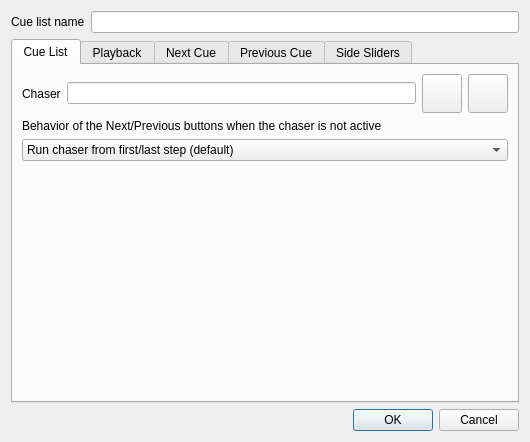
<?xml version="1.0" encoding="UTF-8"?>
<ui version="4.0">
 <class>VCCueListProperties</class>
 <widget class="QDialog" name="VCCueListProperties">
  <property name="geometry">
   <rect>
    <x>0</x>
    <y>0</y>
    <width>530</width>
    <height>442</height>
   </rect>
  </property>
  <property name="windowTitle">
   <string>Cue list properties</string>
  </property>
  <layout class="QGridLayout" name="gridLayout_2">
   <item row="0" column="0">
    <widget class="QLabel" name="m_nameLabel">
     <property name="text">
      <string>Cue list name</string>
     </property>
    </widget>
   </item>
   <item row="2" column="0" colspan="2">
    <widget class="QDialogButtonBox" name="m_buttonBox">
     <property name="orientation">
      <enum>Qt::Horizontal</enum>
     </property>
     <property name="standardButtons">
      <set>QDialogButtonBox::Cancel|QDialogButtonBox::Ok</set>
     </property>
    </widget>
   </item>
   <item row="0" column="1">
    <widget class="QLineEdit" name="m_nameEdit">
     <property name="toolTip">
      <string>The name of the cue list widget</string>
     </property>
    </widget>
   </item>
   <item row="1" column="0" colspan="2">
    <widget class="QTabWidget" name="m_tab">
     <property name="toolTip">
      <string/>
     </property>
     <property name="currentIndex">
      <number>0</number>
     </property>
     <widget class="QWidget" name="CueList">
      <attribute name="title">
       <string>Cue List</string>
      </attribute>
      <layout class="QGridLayout" name="gridLayout">
       <item row="0" column="0">
        <widget class="QLabel" name="m_chaserLabel">
         <property name="text">
          <string>Chaser</string>
         </property>
        </widget>
       </item>
       <item row="0" column="1">
        <widget class="QLineEdit" name="m_chaserEdit">
         <property name="toolTip">
          <string>The chaser function to use as cue list</string>
         </property>
         <property name="readOnly">
          <bool>true</bool>
         </property>
        </widget>
       </item>
       <item row="0" column="2">
        <widget class="QToolButton" name="m_chaserAttachButton">
         <property name="toolTip">
          <string>Choose the chaser function to use as the steps for the cue list</string>
         </property>
         <property name="icon">
          <iconset resource="../qlcui.qrc">
           <normaloff>:/attach.png</normaloff>:/attach.png</iconset>
         </property>
         <property name="iconSize">
          <size>
           <width>32</width>
           <height>32</height>
          </size>
         </property>
        </widget>
       </item>
       <item row="0" column="3">
        <widget class="QToolButton" name="m_chaserDetachButton">
         <property name="toolTip">
          <string>Detach current chaser from the cue list</string>
         </property>
         <property name="icon">
          <iconset resource="../qlcui.qrc">
           <normaloff>:/detach.png</normaloff>:/detach.png</iconset>
         </property>
         <property name="iconSize">
          <size>
           <width>32</width>
           <height>32</height>
          </size>
         </property>
        </widget>
       </item>
       <item row="1" column="0" colspan="4">
        <widget class="QLabel" name="label_11">
         <property name="text">
          <string>Behavior of the Next/Previous buttons when the chaser is not active</string>
         </property>
        </widget>
       </item>
       <item row="2" column="0" colspan="4">
        <widget class="QComboBox" name="m_nextPrevBehaviorCombo">
         <property name="toolTip">
          <string>Behavior of the Next/Previous buttons when the chaser is not active</string>
         </property>
         <property name="currentIndex">
          <number>0</number>
         </property>
         <item>
          <property name="text">
           <string>Run chaser from first/last step (default)</string>
          </property>
         </item>
         <item>
          <property name="text">
           <string>Run chaser from next/previous step</string>
          </property>
         </item>
         <item>
          <property name="text">
           <string>Select next/previous step</string>
          </property>
         </item>
         <item>
          <property name="text">
           <string>Do nothing</string>
          </property>
         </item>
        </widget>
       </item>
       <item row="3" column="0" colspan="4">
        <spacer name="verticalSpacer">
         <property name="orientation">
          <enum>Qt::Vertical</enum>
         </property>
         <property name="sizeHint" stdset="0">
          <size>
           <width>428</width>
           <height>169</height>
          </size>
         </property>
        </spacer>
       </item>
      </layout>
     </widget>
     <widget class="QWidget" name="tab">
      <attribute name="title">
       <string>Playback</string>
      </attribute>
      <layout class="QVBoxLayout" name="verticalLayout_3">
       <item>
        <layout class="QHBoxLayout" name="horizontalLayout">
         <item>
          <widget class="QGroupBox" name="groupBox_6">
           <property name="sizePolicy">
            <sizepolicy hsizetype="MinimumExpanding" vsizetype="Preferred">
             <horstretch>0</horstretch>
             <verstretch>0</verstretch>
            </sizepolicy>
           </property>
           <property name="title">
            <string>External Input</string>
           </property>
           <layout class="QGridLayout" name="gridLayout_5">
            <item row="0" column="0">
             <widget class="QLabel" name="label_5">
              <property name="text">
               <string>Input universe</string>
              </property>
             </widget>
            </item>
            <item row="0" column="1" colspan="2">
             <widget class="QLineEdit" name="m_playbackInputUniverseEdit">
              <property name="toolTip">
               <string>Input universe for stopping the cue list</string>
              </property>
             </widget>
            </item>
            <item row="1" column="0">
             <widget class="QLabel" name="label_6">
              <property name="text">
               <string>Input channel</string>
              </property>
             </widget>
            </item>
            <item row="1" column="1" colspan="2">
             <widget class="QLineEdit" name="m_playbackInputChannelEdit">
              <property name="toolTip">
               <string>Input channel for stopping the cue list</string>
              </property>
             </widget>
            </item>
            <item row="2" column="1">
             <widget class="QPushButton" name="m_playbackAutoDetectInputButton">
              <property name="toolTip">
               <string>When toggled, you can click an external button to assign it as the control that stops the cue list</string>
              </property>
              <property name="text">
               <string>Auto Detect</string>
              </property>
              <property name="checkable">
               <bool>true</bool>
              </property>
             </widget>
            </item>
            <item row="2" column="2">
             <widget class="QPushButton" name="m_playbackChooseInputButton">
              <property name="toolTip">
               <string>Choose an input universe/channel for stopping the cue list</string>
              </property>
              <property name="text">
               <string>Choose...</string>
              </property>
             </widget>
            </item>
           </layout>
          </widget>
         </item>
         <item>
          <widget class="QGroupBox" name="groupBox_5">
           <property name="title">
            <string>Key Combination</string>
           </property>
           <layout class="QGridLayout" name="gridLayout_10">
            <property name="leftMargin">
             <number>0</number>
            </property>
            <property name="rightMargin">
             <number>0</number>
            </property>
            <item row="1" column="2">
             <widget class="QToolButton" name="m_playbackDetachButton">
              <property name="toolTip">
               <string>Clear the key binding</string>
              </property>
              <property name="icon">
               <iconset resource="../qlcui.qrc">
                <normaloff>:/fileclose.png</normaloff>:/fileclose.png</iconset>
              </property>
              <property name="iconSize">
               <size>
                <width>32</width>
                <height>32</height>
               </size>
              </property>
             </widget>
            </item>
            <item row="1" column="1">
             <widget class="QToolButton" name="m_playbackAttachButton">
              <property name="toolTip">
               <string>Bind a key combination to stop the cue list</string>
              </property>
              <property name="icon">
               <iconset resource="../qlcui.qrc">
                <normaloff>:/key_bindings.png</normaloff>:/key_bindings.png</iconset>
              </property>
              <property name="iconSize">
               <size>
                <width>32</width>
                <height>32</height>
               </size>
              </property>
             </widget>
            </item>
            <item row="0" column="1" colspan="2">
             <widget class="QLineEdit" name="m_playbackKeyEdit">
              <property name="toolTip">
               <string>The key combination used to stop the cue list</string>
              </property>
              <property name="readOnly">
               <bool>true</bool>
              </property>
             </widget>
            </item>
           </layout>
          </widget>
         </item>
        </layout>
       </item>
       <item>
        <spacer name="verticalSpacer_4">
         <property name="orientation">
          <enum>Qt::Vertical</enum>
         </property>
         <property name="sizeHint" stdset="0">
          <size>
           <width>20</width>
           <height>118</height>
          </size>
         </property>
        </spacer>
       </item>
      </layout>
     </widget>
     <widget class="QWidget" name="NextCue">
      <attribute name="title">
       <string>Next Cue</string>
      </attribute>
      <layout class="QVBoxLayout" name="verticalLayout">
       <item>
        <layout class="QHBoxLayout" name="horizontalLayout_2">
         <item>
          <widget class="QGroupBox" name="groupBox_3">
           <property name="sizePolicy">
            <sizepolicy hsizetype="Expanding" vsizetype="Preferred">
             <horstretch>0</horstretch>
             <verstretch>0</verstretch>
            </sizepolicy>
           </property>
           <property name="title">
            <string>External Input</string>
           </property>
           <layout class="QGridLayout" name="gridLayout_3">
            <item row="0" column="0">
             <widget class="QLabel" name="label">
              <property name="text">
               <string>Input universe</string>
              </property>
             </widget>
            </item>
            <item row="0" column="1" colspan="2">
             <widget class="QLineEdit" name="m_nextInputUniverseEdit">
              <property name="toolTip">
               <string>Input universe for skipping to the next cue</string>
              </property>
             </widget>
            </item>
            <item row="1" column="0">
             <widget class="QLabel" name="label_2">
              <property name="text">
               <string>Input channel</string>
              </property>
             </widget>
            </item>
            <item row="1" column="1" colspan="2">
             <widget class="QLineEdit" name="m_nextInputChannelEdit">
              <property name="toolTip">
               <string>Input channel for skipping to the next cue</string>
              </property>
             </widget>
            </item>
            <item row="2" column="1">
             <widget class="QPushButton" name="m_nextAutoDetectInputButton">
              <property name="toolTip">
               <string>When toggled, you can click an external button to assign it as the control that skips to the next cue.</string>
              </property>
              <property name="text">
               <string>Auto Detect</string>
              </property>
              <property name="checkable">
               <bool>true</bool>
              </property>
             </widget>
            </item>
            <item row="2" column="2">
             <widget class="QPushButton" name="m_nextChooseInputButton">
              <property name="toolTip">
               <string>Choose an input universe/channel for skipping to the next cue</string>
              </property>
              <property name="text">
               <string>Choose...</string>
              </property>
             </widget>
            </item>
           </layout>
          </widget>
         </item>
         <item>
          <widget class="QGroupBox" name="groupBox">
           <property name="title">
            <string>Key Combination</string>
           </property>
           <layout class="QGridLayout" name="gridLayout_9">
            <property name="leftMargin">
             <number>0</number>
            </property>
            <property name="rightMargin">
             <number>0</number>
            </property>
            <item row="1" column="1">
             <widget class="QToolButton" name="m_nextAttachButton">
              <property name="toolTip">
               <string>Bind a key combination to skip to the next cue</string>
              </property>
              <property name="icon">
               <iconset resource="../qlcui.qrc">
                <normaloff>:/key_bindings.png</normaloff>:/key_bindings.png</iconset>
              </property>
              <property name="iconSize">
               <size>
                <width>32</width>
                <height>32</height>
               </size>
              </property>
             </widget>
            </item>
            <item row="1" column="2">
             <widget class="QToolButton" name="m_nextDetachButton">
              <property name="toolTip">
               <string>Clear the key binding</string>
              </property>
              <property name="icon">
               <iconset resource="../qlcui.qrc">
                <normaloff>:/fileclose.png</normaloff>:/fileclose.png</iconset>
              </property>
              <property name="iconSize">
               <size>
                <width>32</width>
                <height>32</height>
               </size>
              </property>
             </widget>
            </item>
            <item row="0" column="1" colspan="2">
             <widget class="QLineEdit" name="m_nextKeyEdit">
              <property name="toolTip">
               <string>The key combination used to step to the next cue</string>
              </property>
              <property name="readOnly">
               <bool>true</bool>
              </property>
             </widget>
            </item>
           </layout>
          </widget>
         </item>
        </layout>
       </item>
       <item>
        <spacer name="verticalSpacer_2">
         <property name="orientation">
          <enum>Qt::Vertical</enum>
         </property>
         <property name="sizeHint" stdset="0">
          <size>
           <width>20</width>
           <height>68</height>
          </size>
         </property>
        </spacer>
       </item>
      </layout>
     </widget>
     <widget class="QWidget" name="PreviousCue">
      <attribute name="title">
       <string>Previous Cue</string>
      </attribute>
      <layout class="QVBoxLayout" name="verticalLayout_2">
       <item>
        <layout class="QHBoxLayout" name="horizontalLayout_4">
         <item>
          <widget class="QGroupBox" name="groupBox_4">
           <property name="sizePolicy">
            <sizepolicy hsizetype="Expanding" vsizetype="Preferred">
             <horstretch>0</horstretch>
             <verstretch>0</verstretch>
            </sizepolicy>
           </property>
           <property name="title">
            <string>External Input</string>
           </property>
           <layout class="QGridLayout" name="gridLayout_4">
            <item row="0" column="0">
             <widget class="QLabel" name="label_3">
              <property name="text">
               <string>Input universe</string>
              </property>
             </widget>
            </item>
            <item row="0" column="1" colspan="2">
             <widget class="QLineEdit" name="m_previousInputUniverseEdit">
              <property name="toolTip">
               <string>Input universe for skipping to the previous cue</string>
              </property>
             </widget>
            </item>
            <item row="1" column="0">
             <widget class="QLabel" name="label_4">
              <property name="text">
               <string>Input channel</string>
              </property>
             </widget>
            </item>
            <item row="1" column="1" colspan="2">
             <widget class="QLineEdit" name="m_previousInputChannelEdit">
              <property name="toolTip">
               <string>Input channel for skipping to the previous cue</string>
              </property>
             </widget>
            </item>
            <item row="2" column="1">
             <widget class="QPushButton" name="m_previousAutoDetectInputButton">
              <property name="toolTip">
               <string>When toggled, you can click an external button to assign it as the control that skips to the previous cue.</string>
              </property>
              <property name="text">
               <string>Auto Detect</string>
              </property>
              <property name="checkable">
               <bool>true</bool>
              </property>
             </widget>
            </item>
            <item row="2" column="2">
             <widget class="QPushButton" name="m_previousChooseInputButton">
              <property name="toolTip">
               <string>Choose an input universe/channel for skipping to the previous cue</string>
              </property>
              <property name="text">
               <string>Choose...</string>
              </property>
             </widget>
            </item>
           </layout>
          </widget>
         </item>
         <item>
          <widget class="QGroupBox" name="groupBox_2">
           <property name="title">
            <string>Key Combination</string>
           </property>
           <layout class="QGridLayout" name="gridLayout_8">
            <property name="leftMargin">
             <number>0</number>
            </property>
            <property name="rightMargin">
             <number>0</number>
            </property>
            <item row="1" column="2">
             <widget class="QToolButton" name="m_previousDetachButton">
              <property name="toolTip">
               <string>Clear the key binding</string>
              </property>
              <property name="icon">
               <iconset resource="../qlcui.qrc">
                <normaloff>:/fileclose.png</normaloff>:/fileclose.png</iconset>
              </property>
              <property name="iconSize">
               <size>
                <width>32</width>
                <height>32</height>
               </size>
              </property>
             </widget>
            </item>
            <item row="1" column="1">
             <widget class="QToolButton" name="m_previousAttachButton">
              <property name="toolTip">
               <string>Bind a key combination to skip to the previous cue</string>
              </property>
              <property name="icon">
               <iconset resource="../qlcui.qrc">
                <normaloff>:/key_bindings.png</normaloff>:/key_bindings.png</iconset>
              </property>
              <property name="iconSize">
               <size>
                <width>32</width>
                <height>32</height>
               </size>
              </property>
             </widget>
            </item>
            <item row="0" column="1" colspan="2">
             <widget class="QLineEdit" name="m_previousKeyEdit">
              <property name="toolTip">
               <string>The key combination used to step to the previous cue</string>
              </property>
              <property name="readOnly">
               <bool>true</bool>
              </property>
             </widget>
            </item>
           </layout>
          </widget>
         </item>
        </layout>
       </item>
       <item>
        <spacer name="verticalSpacer_3">
         <property name="orientation">
          <enum>Qt::Vertical</enum>
         </property>
         <property name="sizeHint" stdset="0">
          <size>
           <width>20</width>
           <height>40</height>
          </size>
         </property>
        </spacer>
       </item>
      </layout>
     </widget>
     <widget class="QWidget" name="SideSliders">
      <attribute name="title">
       <string>Side Sliders</string>
      </attribute>
      <layout class="QVBoxLayout" name="verticalLayout_4">
       <item>
        <widget class="QGroupBox" name="groupBox_9">
         <property name="title">
          <string>Behaviour</string>
         </property>
         <layout class="QHBoxLayout" name="horizontalLayout_3">
          <property name="topMargin">
           <number>4</number>
          </property>
          <property name="bottomMargin">
           <number>4</number>
          </property>
          <item>
           <widget class="QRadioButton" name="m_crossFadeRadio">
            <property name="text">
             <string>Crossfade</string>
            </property>
            <property name="checked">
             <bool>true</bool>
            </property>
           </widget>
          </item>
          <item>
           <widget class="QRadioButton" name="m_sweepButton">
            <property name="text">
             <string>Steps</string>
            </property>
           </widget>
          </item>
         </layout>
        </widget>
       </item>
       <item>
        <widget class="QGroupBox" name="groupBox_7">
         <property name="title">
          <string>Left Slider</string>
         </property>
         <layout class="QGridLayout" name="gridLayout_6">
          <property name="topMargin">
           <number>4</number>
          </property>
          <property name="bottomMargin">
           <number>4</number>
          </property>
          <item row="0" column="0">
           <widget class="QLabel" name="label_7">
            <property name="text">
             <string>Input universe</string>
            </property>
           </widget>
          </item>
          <item row="0" column="1" colspan="2">
           <widget class="QLineEdit" name="m_cf1InputUniverseEdit">
            <property name="toolTip">
             <string>Input universe for stopping the cue list</string>
            </property>
           </widget>
          </item>
          <item row="1" column="0">
           <widget class="QLabel" name="label_8">
            <property name="text">
             <string>Input channel</string>
            </property>
           </widget>
          </item>
          <item row="1" column="1" colspan="2">
           <widget class="QLineEdit" name="m_cf1InputChannelEdit">
            <property name="toolTip">
             <string>Input channel for stopping the cue list</string>
            </property>
           </widget>
          </item>
          <item row="2" column="1">
           <widget class="QPushButton" name="m_cf1AutoDetectInputButton">
            <property name="toolTip">
             <string>When toggled, you can click an external button to assign it as the control that stops the cue list</string>
            </property>
            <property name="text">
             <string>Auto Detect</string>
            </property>
            <property name="checkable">
             <bool>true</bool>
            </property>
           </widget>
          </item>
          <item row="2" column="2">
           <widget class="QPushButton" name="m_cf1ChooseInputButton">
            <property name="toolTip">
             <string>Choose an input universe/channel for stopping the cue list</string>
            </property>
            <property name="text">
             <string>Choose...</string>
            </property>
           </widget>
          </item>
         </layout>
        </widget>
       </item>
       <item>
        <widget class="QGroupBox" name="groupBox_8">
         <property name="title">
          <string>Right Slider</string>
         </property>
         <layout class="QGridLayout" name="gridLayout_7">
          <property name="topMargin">
           <number>4</number>
          </property>
          <property name="bottomMargin">
           <number>4</number>
          </property>
          <item row="0" column="0">
           <widget class="QLabel" name="label_9">
            <property name="text">
             <string>Input universe</string>
            </property>
           </widget>
          </item>
          <item row="0" column="1" colspan="2">
           <widget class="QLineEdit" name="m_cf2InputUniverseEdit">
            <property name="toolTip">
             <string>Input universe for stopping the cue list</string>
            </property>
           </widget>
          </item>
          <item row="1" column="0">
           <widget class="QLabel" name="label_10">
            <property name="text">
             <string>Input channel</string>
            </property>
           </widget>
          </item>
          <item row="1" column="1" colspan="2">
           <widget class="QLineEdit" name="m_cf2InputChannelEdit">
            <property name="toolTip">
             <string>Input channel for stopping the cue list</string>
            </property>
           </widget>
          </item>
          <item row="2" column="1">
           <widget class="QPushButton" name="m_cf2AutoDetectInputButton">
            <property name="toolTip">
             <string>When toggled, you can click an external button to assign it as the control that stops the cue list</string>
            </property>
            <property name="text">
             <string>Auto Detect</string>
            </property>
            <property name="checkable">
             <bool>true</bool>
            </property>
           </widget>
          </item>
          <item row="2" column="2">
           <widget class="QPushButton" name="m_cf2ChooseInputButton">
            <property name="toolTip">
             <string>Choose an input universe/channel for stopping the cue list</string>
            </property>
            <property name="text">
             <string>Choose...</string>
            </property>
           </widget>
          </item>
         </layout>
        </widget>
       </item>
      </layout>
     </widget>
    </widget>
   </item>
  </layout>
 </widget>
 <resources>
  <include location="../qlcui.qrc"/>
  <include location="../qlcui.qrc"/>
 </resources>
 <connections>
  <connection>
   <sender>m_buttonBox</sender>
   <signal>accepted()</signal>
   <receiver>VCCueListProperties</receiver>
   <slot>accept()</slot>
   <hints>
    <hint type="sourcelabel">
     <x>272</x>
     <y>486</y>
    </hint>
    <hint type="destinationlabel">
     <x>157</x>
     <y>274</y>
    </hint>
   </hints>
  </connection>
  <connection>
   <sender>m_buttonBox</sender>
   <signal>rejected()</signal>
   <receiver>VCCueListProperties</receiver>
   <slot>reject()</slot>
   <hints>
    <hint type="sourcelabel">
     <x>340</x>
     <y>486</y>
    </hint>
    <hint type="destinationlabel">
     <x>286</x>
     <y>274</y>
    </hint>
   </hints>
  </connection>
  <connection>
   <sender>m_tab</sender>
   <signal>currentChanged(int)</signal>
   <receiver>VCCueListProperties</receiver>
   <slot>slotTabChanged()</slot>
   <hints>
    <hint type="sourcelabel">
     <x>271</x>
     <y>52</y>
    </hint>
    <hint type="destinationlabel">
     <x>486</x>
     <y>67</y>
    </hint>
   </hints>
  </connection>
 </connections>
 <slots>
  <slot>slotTabChanged()</slot>
 </slots>
</ui>
